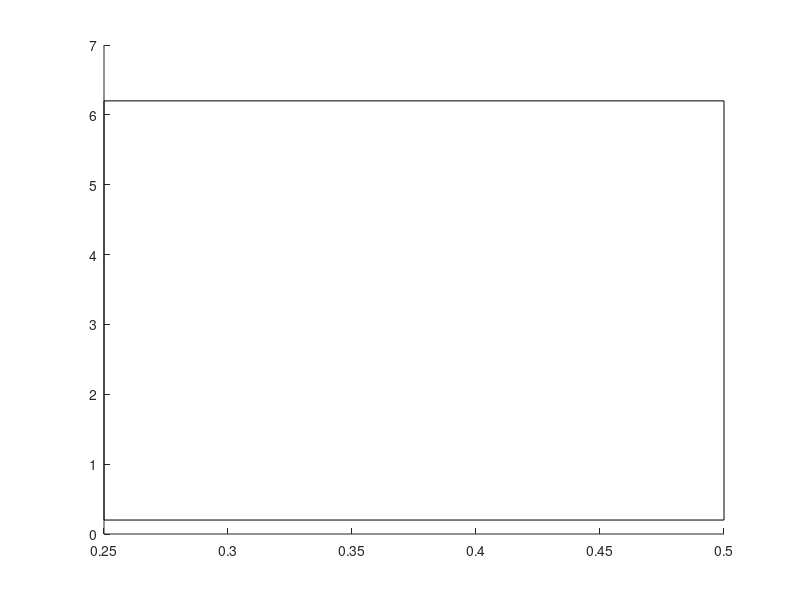

This chart was generated by the following MATLAB code: (Note: this script raises an error after producing the figure.)
clear
close all
clc

% simulate some data
unique_Noise_Coherence = linspace(0, 0.6, 100);  % nois/coherence levels
noise_Threshold        = [0.40 0.45 0.2 0.25 ];  % threshold of psychometric functions
Slop                   = [  15   15   40   30]'; % slop of psychometric functions
accuracy_Matrix        = 1./(1+exp(-Slop.*(repmat(unique_Noise_Coherence, 4, 1) - noise_Threshold')));

% ploting setting
LINE_WIDTH             = 2;
FONT_SIZE              = 10;
all_Legends            = {'Control','Famous','Self','Familiar',''};
AXIS_LINE_WIDTH        = 1;
TICK_LENGTH            = 3;
X_AXIS_LIM             = [0 0.6];
Y_AXIS_LIM             = [0.15 1];
Y_AXIS_1ST_TICK        = 0.2;
Y_AXIS_LABEL_NUM_STEPS = 3;
SAVE_PDF               = true;          % do you want to save PDF file of the paper
WANT_LEGEND            = true;         % do you want legend
FONT_SIZE              = 10;
FIGURE_DIMENSION       = [0 0 450 300;
    0 0 300 300]; % dimesion of the printed figure
PRINTED_FIGURE_SIZE    = [20, 20];      % the size of printed PDF file, cm
PDF_RESOLUTION         = '-r300';
Line_Color           = [1 0 0;0 1 0;0 0 1;0 0 0];

% plot
h = rectangle('Position', [0.25 Y_AXIS_1ST_TICK 0.25 6]);
h.EdgeColor = 'none';
h.FaceColor = 0.8*[1 1 1];
hold on
for i = 1 : 4
    if i == 2
        plot(unique_Noise_Coherence, (0.7*accuracy_Matrix(i,:))+0.25, 'linewidth', 2, 'color', Line_Color(i, :))
    else
        plot(unique_Noise_Coherence, (0.5*accuracy_Matrix(i,:))+0.5, 'linewidth', 2, 'color', Line_Color(i, :))
        
    end
end
plot(unique_Noise_Coherence, 0.5*ones(size(unique_Noise_Coherence)), '--k')
text(0.25,0.53, 'Chance')
aX = gca;
aX.Box         = 'off';
aX.TickDir     = 'out';
aX.TickLength  = TICK_LENGTH*aX.TickLength;
aX.YLim        = Y_AXIS_LIM;
aX.XLim        = X_AXIS_LIM;
aX.YTick       = linspace(Y_AXIS_1ST_TICK, Y_AXIS_LIM(2), Y_AXIS_LABEL_NUM_STEPS);
aX.XTick       = linspace(unique_Noise_Coherence(1), unique_Noise_Coherence(end), 7) ;
aX.XTickLabel  = 100*aX.XTick;
aX.FontSize    = FONT_SIZE;
aX.LineWidth   = AXIS_LINE_WIDTH;
aX.XLabel.String = 'Coherence Level (%)';
aX.YLabel.String = 'Proportion Correct';


if WANT_LEGEND == true
    hL     = legend(aX, all_Legends, 'location', 'EastOutside');
    hL.Box = 'off';
    SELECTED_FIGURE_DIMENSION = FIGURE_DIMENSION(1, :);
elseif WANT_LEGEND == false
    SELECTED_FIGURE_DIMENSION = FIGURE_DIMENSION(2, :);
end

set(gcf,'color','w')
set(gcf, 'Position', SELECTED_FIGURE_DIMENSION)
set(gcf, 'PaperUnits','centimeters')
set(gcf, 'PaperSize',PRINTED_FIGURE_SIZE)
set(gcf, 'PaperPositionMode','auto')

if SAVE_PDF == true
    if WANT_LEGEND == true
        print('-dpdf', PDF_RESOLUTION, ['Sim_Psychometric_Function_Legend_' date '.pdf'])
        winopen(['Sim_Psychometric_Function_Legend_' date '.pdf'])
    elseif WANT_LEGEND == false
        print('-dpdf', PDF_RESOLUTION, ['Sim_Psychometric_Function_' date '.pdf'])
        winopen(['Sim_Psychometric_Function_' date '.pdf'])
    end
end